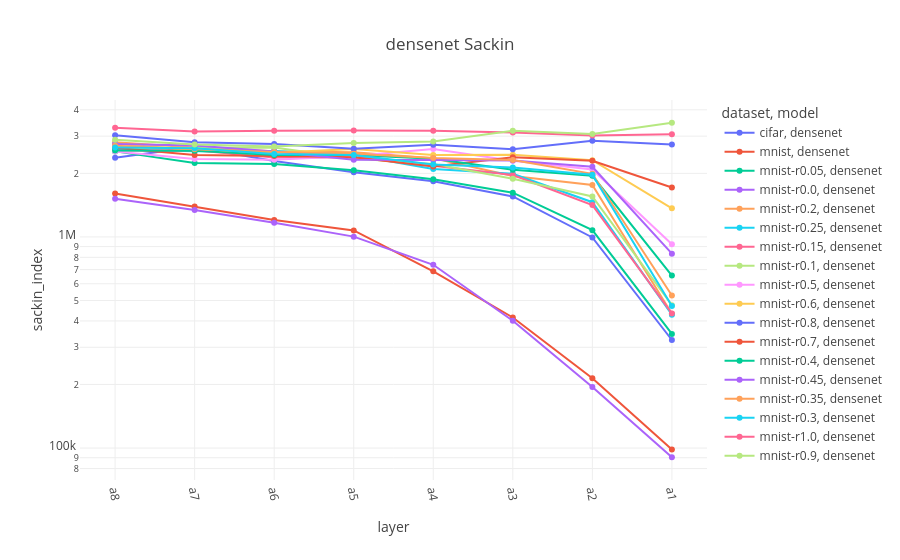

Notebook source saved alongside this figure:
### Code cell
fig = px.line(densenet, x="layer", y="sackin_index", color="dataset", symbol="model", color_discrete_sequence=px.colors.qualitative.Plotly, title="densenet Sackin")
fig.update_xaxes(tickangle=80)
fig.update_yaxes(type="log")

### Figure 1 — Plotly figure (JSON) as saved in the notebook; plotly's stock layout.template omitted (floating-point values rounded to 4 significant figures)
{"data": [{"hovertemplate": "dataset=cifar<br>model=densenet<br>layer=%{x}<br>sackin_index=%{y}<extra></extra>", "legendgroup": "cifar, densenet", "line": {"color": "#636EFA", "dash": "solid"}, "marker": {"symbol": "circle"}, "mode": "lines+markers", "name": "cifar, densenet", "orientation": "v", "showlegend": true, "type": "scatter", "x": ["a8", "a7", "a6", "a5", "a4", "a3", "a2", "a1"], "xaxis": "x", "y": [2369000.0, 2665000.0, 2288000.0, 2023000.0, 1833000.0, 1555000.0, 994300.0, 324900.0], "yaxis": "y"}, {"hovertemplate": "dataset=mnist<br>model=densenet<br>layer=%{x}<br>sackin_index=%{y}<extra></extra>", "legendgroup": "mnist, densenet", "line": {"color": "#EF553B", "dash": "solid"}, "marker": {"symbol": "circle"}, "mode": "lines+markers", "name": "mnist, densenet", "orientation": "v", "showlegend": true, "type": "scatter", "x": ["a8", "a7", "a6", "a5", "a4", "a3", "a2", "a1"], "xaxis": "x", "y": [1605000.0, 1392000.0, 1204000.0, 1073000.0, 687400.0, 415400.0, 214100.0, 98570.0], "yaxis": "y"}, {"hovertemplate": "dataset=mnist-r0.05<br>model=densenet<br>layer=%{x}<br>sackin_index=%{y}<extra></extra>", "legendgroup": "mnist-r0.05, densenet", "line": {"color": "#00CC96", "dash": "solid"}, "marker": {"symbol": "circle"}, "mode": "lines+markers", "name": "mnist-r0.05, densenet", "orientation": "v", "showlegend": true, "type": "scatter", "x": ["a8", "a7", "a6", "a5", "a4", "a3", "a2", "a1"], "xaxis": "x", "y": [2541000.0, 2242000.0, 2213000.0, 2069000.0, 1874000.0, 1620000.0, 1076000.0, 347300.0], "yaxis": "y"}, {"hovertemplate": "dataset=mnist-r0.0<br>model=densenet<br>layer=%{x}<br>sackin_index=%{y}<extra></extra>", "legendgroup": "mnist-r0.0, densenet", "line": {"color": "#AB63FA", "dash": "solid"}, "marker": {"symbol": "circle"}, "mode": "lines+markers", "name": "mnist-r0.0, densenet", "orientation": "v", "showlegend": true, "type": "scatter", "x": ["a8", "a7", "a6", "a5", "a4", "a3", "a2", "a1"], "xaxis": "x", "y": [1516000.0, 1340000.0, 1166000.0, 1003000.0, 737800.0, 400600.0, 194700.0, 90460.0], "yaxis": "y"}, {"hovertemplate": "dataset=mnist-r0.2<br>model=densenet<br>layer=%{x}<br>sackin_index=%{y}<extra></extra>", "legendgroup": "mnist-r0.2, densenet", "line": {"color": "#FFA15A", "dash": "solid"}, "marker": {"symbol": "circle"}, "mode": "lines+markers", "name": "mnist-r0.2, densenet", "orientation": "v", "showlegend": true, "type": "scatter", "x": ["a8", "a7", "a6", "a5", "a4", "a3", "a2", "a1"], "xaxis": "x", "y": [2807000.0, 2649000.0, 2545000.0, 2521000.0, 2357000.0, 1942000.0, 1763000.0, 432200.0], "yaxis": "y"}, {"hovertemplate": "dataset=mnist-r0.25<br>model=densenet<br>layer=%{x}<br>sackin_index=%{y}<extra></extra>", "legendgroup": "mnist-r0.25, densenet", "line": {"color": "#19D3F3", "dash": "solid"}, "marker": {"symbol": "circle"}, "mode": "lines+markers", "name": "mnist-r0.25, densenet", "orientation": "v", "showlegend": true, "type": "scatter", "x": ["a8", "a7", "a6", "a5", "a4", "a3", "a2", "a1"], "xaxis": "x", "y": [2588000.0, 2546000.0, 2553000.0, 2444000.0, 2098000.0, 1990000.0, 1460000.0, 428500.0], "yaxis": "y"}, {"hovertemplate": "dataset=mnist-r0.15<br>model=densenet<br>layer=%{x}<br>sackin_index=%{y}<extra></extra>", "legendgroup": "mnist-r0.15, densenet", "line": {"color": "#FF6692", "dash": "solid"}, "marker": {"symbol": "circle"}, "mode": "lines+markers", "name": "mnist-r0.15, densenet", "orientation": "v", "showlegend": true, "type": "scatter", "x": ["a8", "a7", "a6", "a5", "a4", "a3", "a2", "a1"], "xaxis": "x", "y": [2568000.0, 2574000.0, 2377000.0, 2384000.0, 2173000.0, 1964000.0, 1415000.0, 434300.0], "yaxis": "y"}, {"hovertemplate": "dataset=mnist-r0.1<br>model=densenet<br>layer=%{x}<br>sackin_index=%{y}<extra></extra>", "legendgroup": "mnist-r0.1, densenet", "line": {"color": "#B6E880", "dash": "solid"}, "marker": {"symbol": "circle"}, "mode": "lines+markers", "name": "mnist-r0.1, densenet", "orientation": "v", "showlegend": true, "type": "scatter", "x": ["a8", "a7", "a6", "a5", "a4", "a3", "a2", "a1"], "xaxis": "x", "y": [2636000.0, 2653000.0, 2651000.0, 2352000.0, 2216000.0, 1886000.0, 1555000.0, 475200.0], "yaxis": "y"}, {"hovertemplate": "dataset=mnist-r0.5<br>model=densenet<br>layer=%{x}<br>sackin_index=%{y}<extra></extra>", "legendgroup": "mnist-r0.5, densenet", "line": {"color": "#FF97FF", "dash": "solid"}, "marker": {"symbol": "circle"}, "mode": "lines+markers", "name": "mnist-r0.5, densenet", "orientation": "v", "showlegend": true, "type": "scatter", "x": ["a8", "a7", "a6", "a5", "a4", "a3", "a2", "a1"], "xaxis": "x", "y": [2538000.0, 2339000.0, 2319000.0, 2414000.0, 2607000.0, 2295000.0, 2085000.0, 923300.0], "yaxis": "y"}, {"hovertemplate": "dataset=mnist-r0.6<br>model=densenet<br>layer=%{x}<br>sackin_index=%{y}<extra></extra>", "legendgroup": "mnist-r0.6, densenet", "line": {"color": "#FECB52", "dash": "solid"}, "marker": {"symbol": "circle"}, "mode": "lines+markers", "name": "mnist-r0.6, densenet", "orientation": "v", "showlegend": true, "type": "scatter", "x": ["a8", "a7", "a6", "a5", "a4", "a3", "a2", "a1"], "xaxis": "x", "y": [2762000.0, 2583000.0, 2505000.0, 2610000.0, 2440000.0, 2448000.0, 2308000.0, 1366000.0], "yaxis": "y"}, {"hovertemplate": "dataset=mnist-r0.8<br>model=densenet<br>layer=%{x}<br>sackin_index=%{y}<extra></extra>", "legendgroup": "mnist-r0.8, densenet", "line": {"color": "#636EFA", "dash": "solid"}, "marker": {"symbol": "circle"}, "mode": "lines+markers", "name": "mnist-r0.8, densenet", "orientation": "v", "showlegend": true, "type": "scatter", "x": ["a8", "a7", "a6", "a5", "a4", "a3", "a2", "a1"], "xaxis": "x", "y": [3028000.0, 2805000.0, 2753000.0, 2617000.0, 2731000.0, 2600000.0, 2853000.0, 2742000.0], "yaxis": "y"}, {"hovertemplate": "dataset=mnist-r0.7<br>model=densenet<br>layer=%{x}<br>sackin_index=%{y}<extra></extra>", "legendgroup": "mnist-r0.7, densenet", "line": {"color": "#EF553B", "dash": "solid"}, "marker": {"symbol": "circle"}, "mode": "lines+markers", "name": "mnist-r0.7, densenet", "orientation": "v", "showlegend": true, "type": "scatter", "x": ["a8", "a7", "a6", "a5", "a4", "a3", "a2", "a1"], "xaxis": "x", "y": [2641000.0, 2443000.0, 2418000.0, 2383000.0, 2157000.0, 2384000.0, 2293000.0, 1713000.0], "yaxis": "y"}, {"hovertemplate": "dataset=mnist-r0.4<br>model=densenet<br>layer=%{x}<br>sackin_index=%{y}<extra></extra>", "legendgroup": "mnist-r0.4, densenet", "line": {"color": "#00CC96", "dash": "solid"}, "marker": {"symbol": "circle"}, "mode": "lines+markers", "name": "mnist-r0.4, densenet", "orientation": "v", "showlegend": true, "type": "scatter", "x": ["a8", "a7", "a6", "a5", "a4", "a3", "a2", "a1"], "xaxis": "x", "y": [2568000.0, 2557000.0, 2443000.0, 2442000.0, 2344000.0, 2081000.0, 1948000.0, 656300.0], "yaxis": "y"}, {"hovertemplate": "dataset=mnist-r0.45<br>model=densenet<br>layer=%{x}<br>sackin_index=%{y}<extra></extra>", "legendgroup": "mnist-r0.45, densenet", "line": {"color": "#AB63FA", "dash": "solid"}, "marker": {"symbol": "circle"}, "mode": "lines+markers", "name": "mnist-r0.45, densenet", "orientation": "v", "showlegend": true, "type": "scatter", "x": ["a8", "a7", "a6", "a5", "a4", "a3", "a2", "a1"], "xaxis": "x", "y": [2751000.0, 2708000.0, 2535000.0, 2323000.0, 2313000.0, 2303000.0, 2147000.0, 832900.0], "yaxis": "y"}, {"hovertemplate": "dataset=mnist-r0.35<br>model=densenet<br>layer=%{x}<br>sackin_index=%{y}<extra></extra>", "legendgroup": "mnist-r0.35, densenet", "line": {"color": "#FFA15A", "dash": "solid"}, "marker": {"symbol": "circle"}, "mode": "lines+markers", "name": "mnist-r0.35, densenet", "orientation": "v", "showlegend": true, "type": "scatter", "x": ["a8", "a7", "a6", "a5", "a4", "a3", "a2", "a1"], "xaxis": "x", "y": [2705000.0, 2599000.0, 2524000.0, 2474000.0, 2362000.0, 2315000.0, 1990000.0, 527700.0], "yaxis": "y"}, {"hovertemplate": "dataset=mnist-r0.3<br>model=densenet<br>layer=%{x}<br>sackin_index=%{y}<extra></extra>", "legendgroup": "mnist-r0.3, densenet", "line": {"color": "#19D3F3", "dash": "solid"}, "marker": {"symbol": "circle"}, "mode": "lines+markers", "name": "mnist-r0.3, densenet", "orientation": "v", "showlegend": true, "type": "scatter", "x": ["a8", "a7", "a6", "a5", "a4", "a3", "a2", "a1"], "xaxis": "x", "y": [2654000.0, 2627000.0, 2468000.0, 2442000.0, 2201000.0, 2132000.0, 1969000.0, 470900.0], "yaxis": "y"}, {"hovertemplate": "dataset=mnist-r1.0<br>model=densenet<br>layer=%{x}<br>sackin_index=%{y}<extra></extra>", "legendgroup": "mnist-r1.0, densenet", "line": {"color": "#FF6692", "dash": "solid"}, "marker": {"symbol": "circle"}, "mode": "lines+markers", "name": "mnist-r1.0, densenet", "orientation": "v", "showlegend": true, "type": "scatter", "x": ["a8", "a7", "a6", "a5", "a4", "a3", "a2", "a1"], "xaxis": "x", "y": [3287000.0, 3160000.0, 3179000.0, 3195000.0, 3185000.0, 3121000.0, 3025000.0, 3059000.0], "yaxis": "y"}, {"hovertemplate": "dataset=mnist-r0.9<br>model=densenet<br>layer=%{x}<br>sackin_index=%{y}<extra></extra>", "legendgroup": "mnist-r0.9, densenet", "line": {"color": "#B6E880", "dash": "solid"}, "marker": {"symbol": "circle"}, "mode": "lines+markers", "name": "mnist-r0.9, densenet", "orientation": "v", "showlegend": true, "type": "scatter", "x": ["a8", "a7", "a6", "a5", "a4", "a3", "a2", "a1"], "xaxis": "x", "y": [2882000.0, 2736000.0, 2679000.0, 2787000.0, 2831000.0, 3182000.0, 3068000.0, 3473000.0], "yaxis": "y"}], "layout": {"legend": {"title": {"text": "dataset, model"}, "tracegroupgap": 0}, "title": {"text": "densenet Sackin"}, "xaxis": {"anchor": "y", "domain": [0, 1], "tickangle": 80, "title": {"text": "layer"}}, "yaxis": {"anchor": "x", "domain": [0, 1], "title": {"text": "sackin_index"}, "type": "log"}}}
